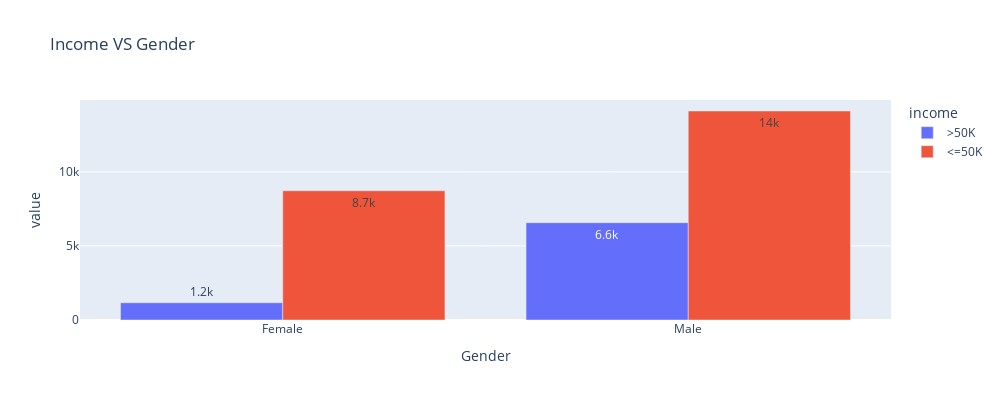

Notebook cell for this chart:
### Code cell
px.bar(d7,x='Gender',y=['Count'] ,hover_data=["income"],color="income",barmode='group',text_auto='.2s',width=1000,height=400,title="Income VS Gender ")

### Figure 1 — Plotly figure (JSON) as saved in the notebook; plotly's stock layout.template omitted (floating-point values rounded to 4 significant figures)
{"data": [{"alignmentgroup": "True", "customdata": [[">50K"], [">50K"]], "hovertemplate": "income=%{customdata[0]}<br>Gender=%{x}<br>value=%{y}<extra></extra>", "legendgroup": ">50K", "marker": {"color": "#636efa", "pattern": {"shape": ""}}, "name": ">50K", "offsetgroup": ">50K", "orientation": "v", "showlegend": true, "textposition": "auto", "texttemplate": "%{y:.2s}", "type": "bar", "x": ["Female", "Male"], "xaxis": "x", "y": [1163, 6569], "yaxis": "y"}, {"alignmentgroup": "True", "customdata": [["<=50K"], ["<=50K"]], "hovertemplate": "income=%{customdata[0]}<br>Gender=%{x}<br>value=%{y}<extra></extra>", "legendgroup": "<=50K", "marker": {"color": "#EF553B", "pattern": {"shape": ""}}, "name": "<=50K", "offsetgroup": "<=50K", "orientation": "v", "showlegend": true, "textposition": "auto", "texttemplate": "%{y:.2s}", "type": "bar", "x": ["Female", "Male"], "xaxis": "x", "y": [8724, 14109], "yaxis": "y"}], "layout": {"barmode": "group", "height": 400, "legend": {"title": {"text": "income"}, "tracegroupgap": 0}, "title": {"text": "Income VS Gender "}, "width": 1000, "xaxis": {"anchor": "y", "domain": [0, 1], "title": {"text": "Gender"}}, "yaxis": {"anchor": "x", "domain": [0, 1], "title": {"text": "value"}}}}
